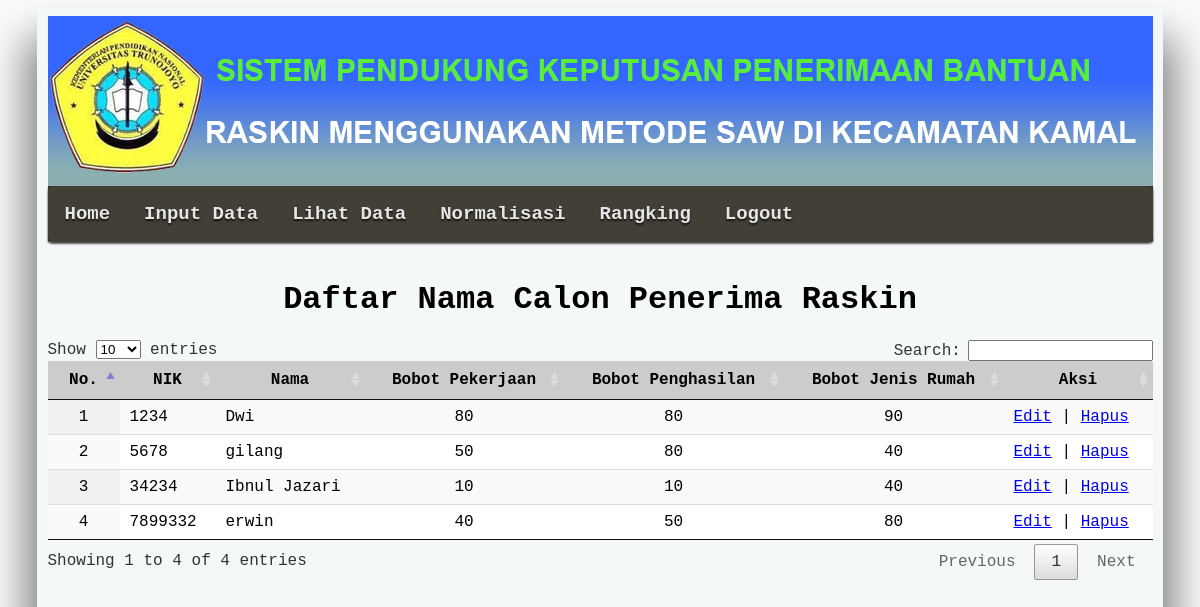
The page /view.php on the database its author committed.
### tables this page shows
CREATE TABLE IF NOT EXISTS `tbl_warga` (
  `nik` int(11) NOT NULL,
  `nama` varchar(50) NOT NULL,
  `alamat` varchar(5) NOT NULL,
  PRIMARY KEY (`nik`)
);

CREATE TABLE IF NOT EXISTS `tbl_matrik` (
  `id_matrik` int(11) NOT NULL AUTO_INCREMENT,
  `nik` int(11) NOT NULL,
  `kriteria1_pekerjaan` int(11) NOT NULL,
  `kriteria2_penghasilan` int(11) NOT NULL,
  `kriteria3_jenis_rumah` int(11) NOT NULL,
  PRIMARY KEY (`id_matrik`)
);

### view.php (the view, shortened to what this page needs)
<html>
<head>
	<link rel="stylesheet" type="text/css" href="assets/css/jquery.dataTables.css">
<link rel="stylesheet" href="css/style.css" type="text/css" />
<link rel="stylesheet" href="css/menu.css" type="text/css" media="screen">
</head>
<body>
<div id="content" align="center">
<div class="body">
<div id="content" align="center">
<div class="header">
<img src="images/headernew.jpg"></div>
<div class="menu">
<ul id="nav">
        <li ><a title="Home "href="home.php"><b><font >Home</font></b></a></li>
		<li><a href="input.php">Input Data</a></li>
		<li><a href="view.php">Lihat Data</a></li>
		<li><a href="normalisasi.php">Normalisasi</a></li>
		<li><a href="rangking.php">Rangking</a></li>
		<li><a href="index.php">Logout</a></li>
</ul><br><br>
<h1> Daftar Nama Calon Penerima Raskin </h1>
	<table id='example' class='display' cellspacing='0' width='100%'>
		<thead>
		<tr bgcolor="#CCCCCC">
			<th>No.</th>
			<th>NIK</th>
			<th>Nama</th>
			<th>Bobot Pekerjaan</th>
			<th>Bobot Penghasilan</th>
			<th>Bobot Jenis Rumah</th>
			<th>Aksi</th>
		</tr>
		</thead>
		<?php
		$query = mysql_query("SELECT * FROM tbl_warga, tbl_matrik where tbl_matrik.nik=tbl_warga.nik order by tbl_matrik.nik asc") or die(mysql_error());
		if(mysql_num_rows($query) == 0){
			echo '<tr><td colspan="7">Tidak ada data!</td></tr>';
		}else{
			$no = 1;
			while($data = mysql_fetch_assoc($query)){
				echo '<tr>';
					echo '<td align="center">'.$no.'</td>';
					echo '<td>'.$data['nik'].'</td>';
					echo '<td>'.$data['nama'].'</td>';
					echo '<td align="center">'.$data['kriteria1_pekerjaan'].'</td>';
					echo '<td align="center">'.$data['kriteria2_penghasilan'].'</td>';
					echo '<td align="center">'.$data['kriteria3_jenis_rumah'].'</td>';
					echo '<td>
					<a href="edit.php?nik='.$data['nik'].'">Edit</a> |
					<a href="hapus.php?nik='.$data['nik'].'">Hapus</a>
					</td>';
				$no++;
			}
		}
		?>
	</table>
</body>
</html>

### css/style.css (style rules this page uses)
body { background:#fbfbfb; }
.body { background:#f4f8f9; min-height:950px; width:1110px; display:block; padding: 8px 8px 8px 8px; clear: both; box-shadow:0px 40px 40px 10px rgba(0,0,0, .5); border-radius: 13px 0px 13px 13px; -moz-border-radius: 13px; -webkit-border-radius: 0px; }
.header { border: 0px solid #14afca; background:#CCC; min-height:170px; width:1105px; border-radius: 0px; -moz-border-radius: 16px; -webkit-border-radius: 16px; }
.menu { border-top:hidden; border: 0px solid #fbfbfb; background:#2e2d2b; font-family:"Courier New", Courier, monospace; text-align:right; font-size:16px; color:black; text-align:center; height:55px; width:1105px; border-radius: 13px; border-radius:0px 0px 0px 0px; box-shadow:0 2px 2px rgba(0,0,0, .5); }

### css/menu.css (style rules this page uses)
#nav { display:inline-block; width:1105; height:56; font-family:"Courier New", Courier, monospace; font-size:19px; margin:0px auto; padding:0; background:#413f36; border: 0px solid #fcfdfc; border-radius:0px 0px 0px 0px; -moz-border-radius:0px; -webkit-border-radius:5px; box-shadow:0 2px 2px rgba(0,0,0, .2); -webkit-box-shadow:0 2px 2px rgba(0,0,0, .5); }
#nav li { margin:5px; float:left; position:relative; list-style:none; }
#nav a { font-weight:bold; color:#e7e5e5; text-decoration:none; display:block; padding:12px; border-radius:0px; -moz-border-radius:10px; -webkit-border-radius:10px; text-shadow:0 2px 2px rgba(0,0,0, .7); }

### rows shown on the page
tbl_warga: tbl_matrik.nik "1234", nama "Dwi", tbl_matrik.kriteria1_pekerjaan "80", tbl_matrik.kriteria2_penghasilan "80", tbl_matrik.kriteria3_jenis_rumah "90"
tbl_warga: tbl_matrik.nik "5678", nama "gilang", tbl_matrik.kriteria1_pekerjaan "50", tbl_matrik.kriteria2_penghasilan "80", tbl_matrik.kriteria3_jenis_rumah "40"
tbl_warga: tbl_matrik.nik "34234", nama "Ibnul Jazari", tbl_matrik.kriteria1_pekerjaan "10", tbl_matrik.kriteria2_penghasilan "10", tbl_matrik.kriteria3_jenis_rumah "40"
tbl_warga: tbl_matrik.nik "7899332", nama "erwin", tbl_matrik.kriteria1_pekerjaan "40", tbl_matrik.kriteria2_penghasilan "50", tbl_matrik.kriteria3_jenis_rumah "80"
